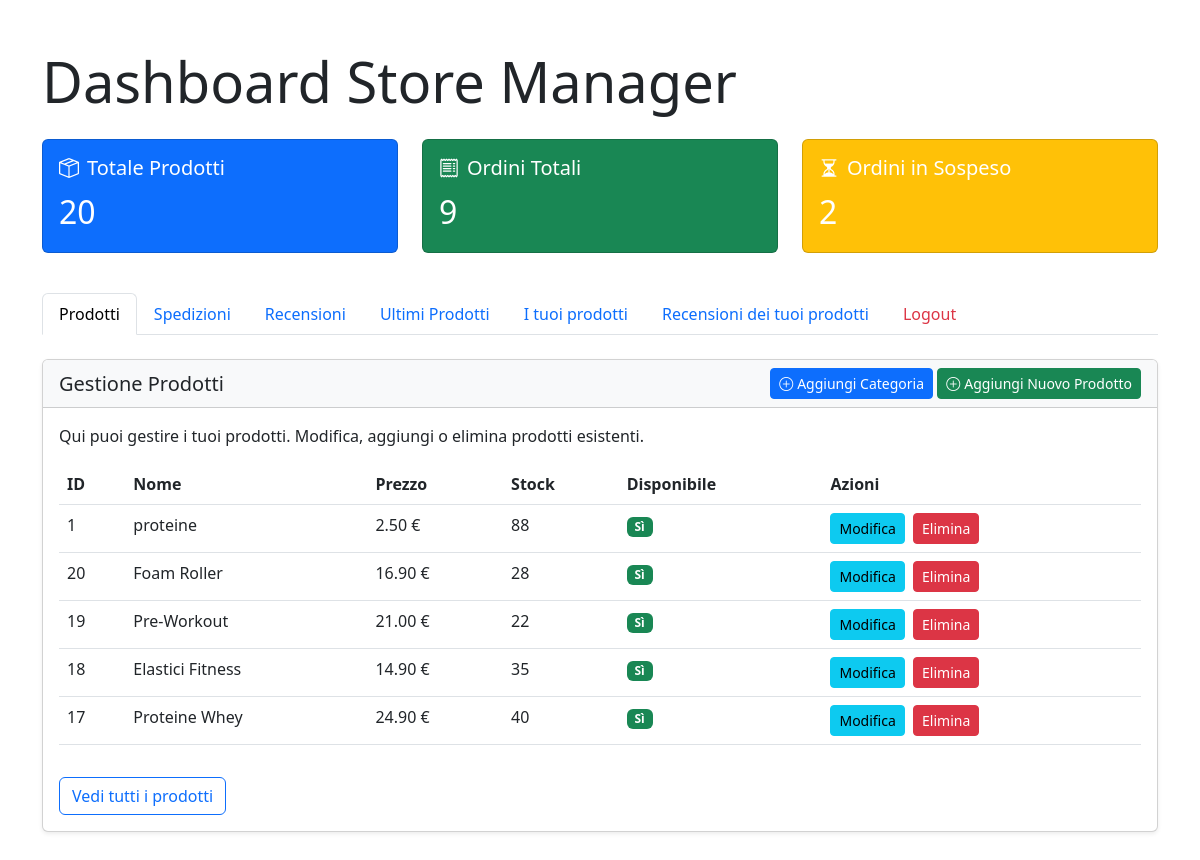
/store_manager_dashboard/ (signed in), run on an earlier commit of the app's database.
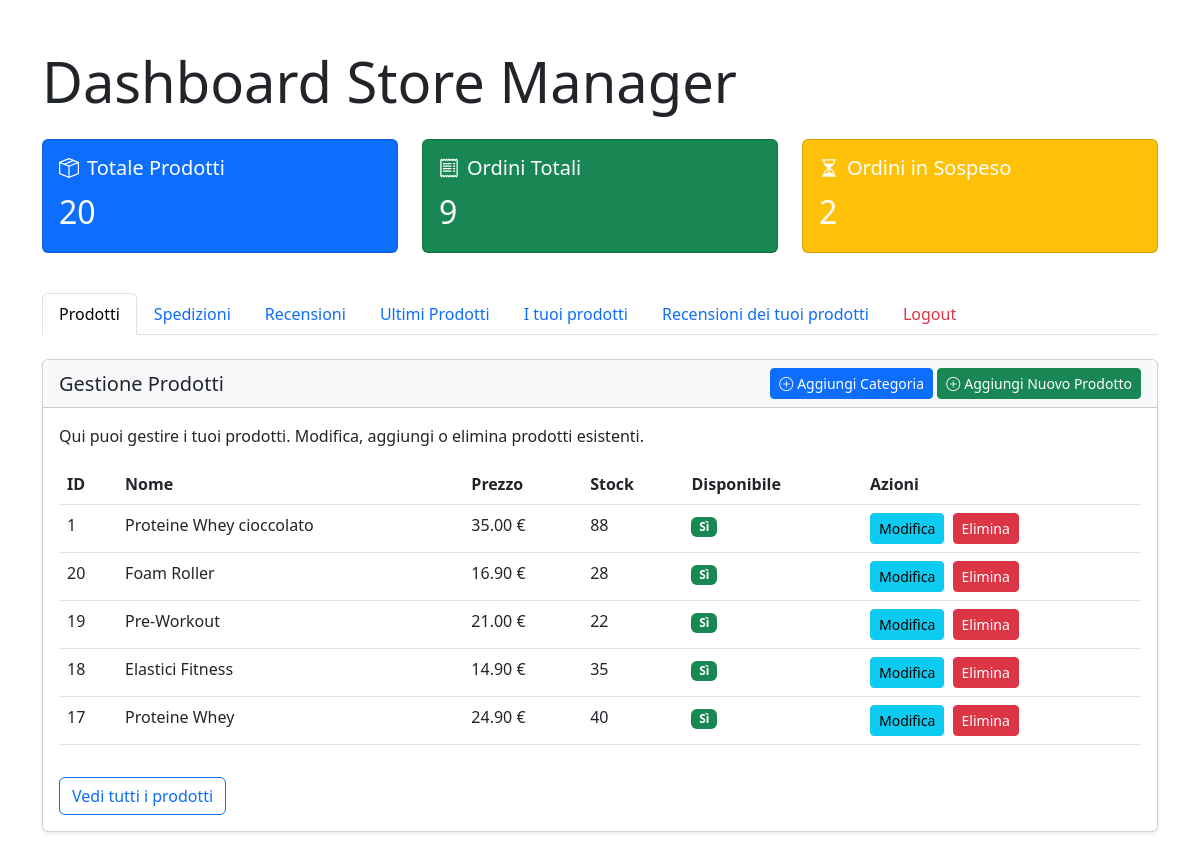
And on a later commit of the database.
### products/models.py (models this page shows, shortened)
class Product(models.Model):
    category = models.ManyToManyField(Category)  #todo: decide if meny-to-many or foreign key
    name = models.CharField(max_length=200, unique=True)
    description = models.TextField(blank=True)
    price = models.DecimalField(max_digits=10, decimal_places=2)
    stock = models.PositiveIntegerField()
    available = models.BooleanField(default=True)
    created = models.DateTimeField(auto_now_add=True)
    updated = models.DateTimeField(auto_now=True)  #todo: add the user who created the product
    image = models.ImageField(upload_to='product_images/', blank=True, null=True)
    added_by = models.ForeignKey('users.CustomUser', on_delete=models.SET_NULL, related_name='products_added', null=True, blank=True)
    modified_by = models.ForeignKey('users.CustomUser', on_delete=models.SET_NULL, related_name='products_modified', null=True, blank=True)
    class Meta:
        ordering = ('name',)

### users/views.py (the view)
# urls.py: path('store_manager_dashboard/', StoreManagerDashboardView.as_view(), name='store_manager_dashboard'),
class StoreManagerDashboardView(LoginRequiredMixin, UserPassesTestMixin, TemplateView):
    template_name = 'users/store_manager_dashboard.html'
    def test_func(self):
        return is_store_manager(self.request.user)
    def get_context_data(self, **kwargs):
        user = self.request.user
        your_products = Product.objects.filter(added_by=user)
        your_products_reviews = Review.objects.filter(product__in=your_products)
        context = super().get_context_data(**kwargs)
        context['total_products'] = Product.objects.count()
        context['total_orders'] = Order.objects.count()
        context['pending_orders'] = Order.objects.filter(status = 'pending').count()
        context['latest_products'] = Product.objects.order_by('-created')[:5]
        context['all_orders'] = Order.objects.all().order_by('-created_at')[:5]
        context['shipped_not_delivered'] = Order.objects.filter(status = 'shipped')
        context['pending_orders_list'] = Order.objects.filter(status = 'pending').order_by('-created_at')[:5]
        context['shipped'] = Order.objects.filter(status='shipped').order_by('-created_at')[:5]
        context['all_products'] = Product.objects.all().order_by('-created')[:5]
        context['all_reviews'] = Review.objects.order_by('-created_at')[:5]
        context['your_products'] =  your_products
        context['your_products_reviews'] = your_products_reviews
        return context

### users/views.py (called while the page is built)
def is_store_manager(user):
    return user.groups.filter(name='Store Managers').exists()

### templates/users/store_manager_dashboard.html (shortened to what the changed rows need)
{% extends "base.html" %}
{% load static %}
{% block content %}
<div class="container py-5">
    <h1 class="display-4 mb-4">Dashboard Store Manager</h1>
    <div class="tab-content" id="managerTabsContent">
        <div class="tab-pane fade show active" id="products" role="tabpanel" aria-labelledby="products-tab">
            <div class="card shadow-sm">
                <div class="card-body">
                    <div class="table-responsive">
                        <table class="table table-hover">
                            <thead>
                                <tr>
                                    <th>ID</th>
                                    <th>Nome</th>
                                    <th>Prezzo</th>
                                    <th>Stock</th>
                                    <th>Disponibile</th>
                                    <th>Azioni</th>
                                </tr>
                            </thead>
                            <tbody>
                                    {% for product in all_products %}
                                    <tr>
                                        <td>{{ product.id }}</td>
                                        <td>{{ product.name }}</td>
                                        <td>{{ product.price }} €</td>
                                        <td>{{ product.stock }}</td>
                                        <td>{% if product.available %}<span class="badge bg-success">Sì</span>{% else %}<span class="badge bg-danger">No</span>{% endif %}</td>
                                        <td>
                                            <a href="{% url 'products:product_edit' product.id %}" class="btn btn-sm btn-info me-1">Modifica</a>
                                            <a href="{% url 'products:product_delete' product.id %}" class="btn btn-sm btn-danger">Elimina</a>
                                        </td>
                                    </tr>
                                    {% endfor %}
                            </tbody>
                        </table>
                    </div>
                </div>
            </div>
        </div>
    </div>
</div>
{% endblock %}

What changed in the data, as far as the page shows it:
changed Product id 1: name "proteine" → "Proteine Whey cioccolato"; price "2.50" → "35.00"
